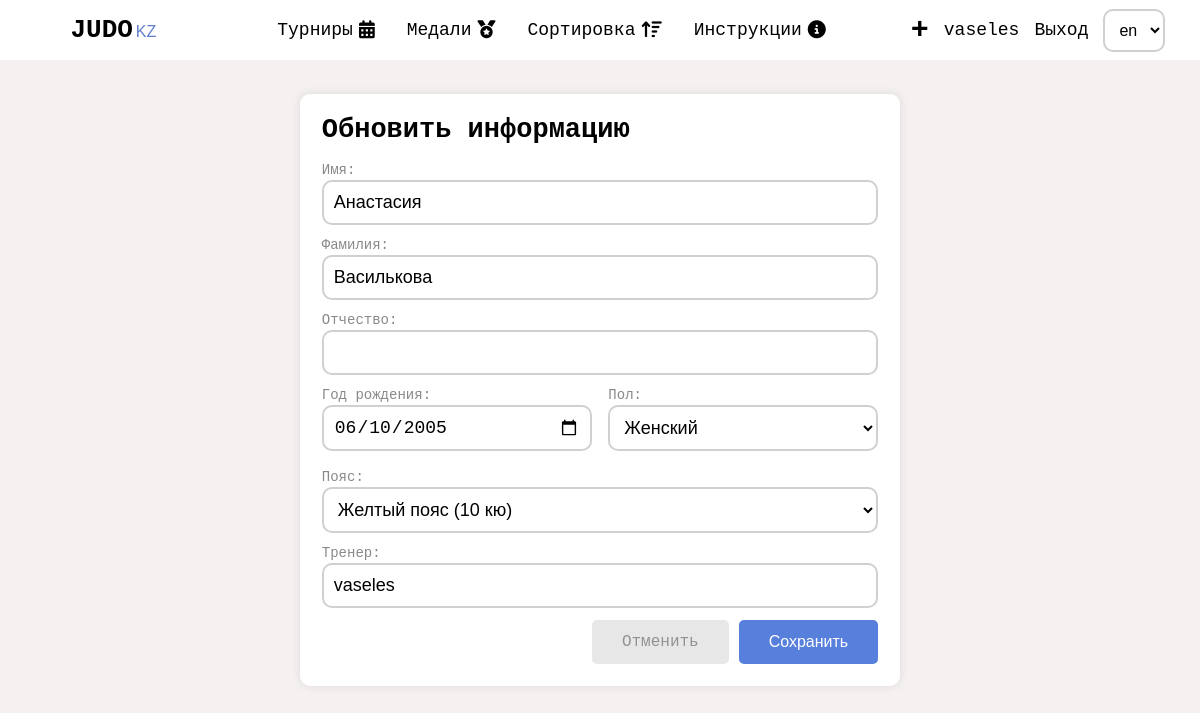
The app's page /en/athletes/28/update (signed in) with its own data.
### base/models.py (models this page shows, shortened)
class Participant(models.Model):
   GENDER = (
      ('Мужской', 'Мужской'),
      ('Женский', 'Женский')
   )
   DISCHARGES = (
      ('Белый пояс (мукю)', 'Белый пояс (мукю)'),
      ('Желтый пояс (10 кю)', 'Желтый пояс (10 кю)'),
      ('Оранжевый пояс (9 кю)', 'Оранжевый пояс (9 кю)'),
      ('Зеленый пояс (8 кю)', 'Зеленый пояс (8 кю)'),
      ('Синий пояс (7 кю)', 'Синий пояс (7 кю)'),
      ('Коричневый пояс (6 кю - 1 кю)', 'Коричневый пояс (6 кю - 1 кю)'),
      ('Черный пояс (1 дан - 10 дан)', 'Черный пояс (1 дан - 10 дан)'),
   )
   user = models.ForeignKey(User, on_delete=models.CASCADE)
   firstName = models.CharField(max_length=100)
   lastName = models.CharField(max_length=100)
   thirdName = models.CharField(max_length=100, blank=True)
   year = models.DateField(null=True)
   discharge = models.CharField(max_length=40, choices=DISCHARGES)
   gender = models.CharField(max_length=10, choices=GENDER)
   coach = models.CharField(max_length=245, blank=True)
   created = models.DateTimeField(auto_now_add=True)
   updated = models.DateTimeField(auto_now=True)

### base/views/athletes.py (the view, shortened to what this page needs)
# urls.py: path('athletes/<int:athlete_id>/update', athletes.update_athlete, name='update_athlete'),
@login_required(login_url='base:login')
def update_athlete(request, athlete_id):
   page_type = 'update_athlete'
   athlete = Participant.objects.get(id=athlete_id)
   if (request.user.profile.userType == 'Админ' or request.user.is_superuser or request.user.profile.userType == 'Секретарь'):
      form = ParticipantForm(instance=athlete)
      context = {
         'page_type': page_type,
         'form': form,
         'athlete': athlete,
      }
      return render(request, 'base/profile/athlete/add_athlete.html', context)
   else:
      messages.error(request, "You don't have permission to create tournament ;)")
      return redirect('base:show_tournaments')

### base/forms.py
class ParticipantForm(ModelForm):
   firstName = CharField(required=True)
   lastName = CharField(required=True)
   year = DateField(widget=DateParticipantInput())
   class Meta:
      model = Participant
      fields = ['firstName', 'lastName', 'thirdName', 'year', 'discharge', 'gender']

### base/templates/base/profile/athlete/add_athlete.html (shortened to what this page needs)
{% load static i18n %}
{% include 'main.html' %}
{% block title %}
<link rel="stylesheet" href="{% static 'css/tournaments/add_new_athlete.css' %}">
<link rel="stylesheet" href="{% static 'css/tournaments/pre__form__tournaments.css' %}">
{% endblock %}
<div class="pre__form__tournaments">
   <div class="form__tournaments">
      <form method="POST" action=''>
         {% if page_type == 'add_new_athlete'  %}
            <h2>{% trans 'Добавить нового спортсмена' %}</h2>
         {% else %}
         <h2>{% trans 'Обновить информацию' %}</h2>
         {% endif %}
         <div class="form__component">
            <label for="">{%  trans 'Имя' %}:</label>
            {{ form.firstName }}
         </div>
         <div class="form__component">
            <label for="">{%  trans 'Фамилия' %}:</label>
            {{ form.lastName }}
         </div>
         <div class="form__component">
            <label for="">{%  trans 'Отчество' %}:</label>
            {{ form.thirdName }}
         </div>
        <div class="form__row">
            <div class="form__component">
               <label for="">{%  trans 'Год рождения' %}:</label>
               {{ form.year }}
            </div>
            <div class="form__component">
               <label for="">{%  trans 'Пол' %}:</label>
               {{ form.gender }}
            </div>
        </div>
         <div class="form__component">
            <label for="">{%  trans 'Пояс' %}:</label>
            {{ form.discharge }}
         </div>
         <div class="form__component">
            <label>{% trans 'Тренер' %}: </label>
            <input
               type="text"
               name="coach"
               class='coach'
               {% if page_type == 'add_new_athlete' %}
                  {% if request.user.profile.fullName %}
                     value="{{request.user.profile.fullName}}"
                     placeholder="{{request.user.profile.fullName}}"
                  {% else %}
                     value="{{request.user.username}}"
                     placeholder="{{request.user.username}}"
                  {% endif %}
               {% else %}
                  placeholder="{{request.user.profile.fullName}}"
                  value = '{{athlete.coach}}'
               {% endif %}
               >
         </div>
         <div class="buttons">
            <a class="btn btn--primary" href="{% url 'base:show_all_athletes' user.username %}">{% trans 'Отменить' %}</a>
            <button type="submit" class="btn btn-primary" id="button">{% trans 'Сохранить' %}</button>
         </div>
      </form>
   </div>
</div>

### templates/header.html (shortened to what this page needs)
{% load static i18n  %}
<header>
   <a href="/" class="link-logo">
      <b>JUDO</b>
      <span>
         <span>KZ</span>
      </span>
   </a>
   <div class="header__center">
      <a href="{% url "base:show_tournaments" %}" class="link">
         {% trans 'Турниры' %}
         <i class="fa-solid fa-calendar-days"></i>
      </a>
      <a href="{% url "base:medals" %}" class="link">
         {% trans 'Медали' %}
         <i class="fa-solid fa-medal"></i>
      </a>
      <a href="{% url "base:sorting" %}" class="link">
         {% trans 'Сортировка' %}
         <i class="fa-solid fa-arrow-up-wide-short"></i>
      </a>
      <a href="{% url "base:instructions" %}" class="link">
         {% trans 'Инструкции' %}
         <i class="fa-solid fa-circle-info"></i>
      </a>
   </div>
   <div class="header__right">
      {% if request.user.is_authenticated  %}
      {% if request.user.profile.userType == 'Админ' or request.user.profile.userType == 'Секретарь' or request.user.is_superuser %}
         <a href="{% url "base:create_tournamets" %}" class="link"
         style="font-size: 30px; font-weight: bold;">
            +
         </a>
      {% endif %}
   <a href="{% url 'base:show_profile' request.user.username %}" class="link">
      {{request.user.username}}
   </a>
   <a href="{% url 'base:logout' %}" class="link">
      {% trans 'Выход' %}
   </a>
{% else %}
   <a href="{% url 'base:registration' %}" class="link">{% trans 'Регистрация' %}</a>
   <a href="{% url 'base:login' %}" class="link">{% trans 'Вход' %}</a>
{% endif %}
   <form action="{% url 'set_language' %}" method="post" id="LanguageForm">{% csrf_token %}
      <select name="language" id="changeLanguage" class='change__language' >
         {% get_current_language as LANGUAGE_CODE %}
         {% get_available_languages as LANGUAGES %}
         {% get_language_info_list for LANGUAGES as languages %}
         {% for language in languages %}
            <option value="{{ language.code }}"{% if language.code == LANGUAGE_CODE %}
                     selected{% endif %}>
                  {{ language.code }}
            </option>
         {% endfor %}
      </select>
   </form>
   </div>
</header>

### static/css/styles.css (style rules this page uses)
* { box-sizing: border-box; padding: 0; margin: 0; text-decoration: none; outline: none; }
body { background-color: var(--white); color: var(--black); font-size: 18px; font-family: monospace; overflow-x: hidden; }
a { transition: all .3s linear; }
header { display: flex; justify-content: space-around; align-items: center; width: 100%; height: 60px; background-color: #fff; z-index: 1000; }
.header__center { display: flex; justify-content: center; align-items: center; }
.header__center a { display: flex; justify-content: center; align-items: center; gap: 6px; transition: all .3s linear; height: 100%; padding: 22px 16px; border-radius: 0 0 5px 5px; }
.header__right { display: flex; justify-content: center; align-items: center; gap: 15px }
header form { background-color: transparent !important; margin: 0; padding: 0; }
#changeLanguage { font-size: 16px; transition: all .3s linear; cursor: pointer; margin-bottom: 0; }
#changeLanguage option { cursor: pointer; padding: 4px ; }
.btn { font-size: 16px; padding: 13px 30px 13px; cursor: pointer; border: none; position: relative; background-color: rgba(0, 0, 0, 0); user-select: none; -webkit-user-select: none; touch-action: manipulation; background-color: var(--lightblue); color: white; border-radius: 5px; transition: all .3s linear; display: flex; justify-content: center; align-items: center; gap: 5px }
a { color: black }
.link { text-decoration: none; color: var(--black); transition: all .3s linear }
.link-logo { color: black; margin-left: 3vw; margin-right: 3vw }
.link-logo b { font-weight: bold; font-size: 26px; }
.link-logo span { font-size: 16px; margin-left: -4px; color: #5f80cd ; font-family:'Lucida Sans', 'Lucida Sans Regular', 'Lucida Grande', 'Lucida Sans Unicode', Geneva, Verdana, sans-serif; }
.form__row { display: flex; justify-content: space-between; align-items: center; width: 100%; margin-bottom: 6px; gap: 3%; }
.form__component { display: flex; justify-content: center; align-items: start; flex-direction: column; width: 100%; margin-bottom: 6px; }
.form__component label { font-size: 14px; color: rgb(20,20,20,.5); transition: all .3s linear; margin-bottom: 2px; }
.form__component input, select, textarea { width: 100%; padding: 10px 10px; font-size: 18px; margin-bottom: 6px; min-width: 100%; background-color: #fff; border: 2px solid rgb(20,20,20,.2); border-radius: 10px; transition: all .3s linear; }
.btn--primary { background-color: rgb(20,20,20, .1); color: rgb(20,20,20,.4); }

### static/css/tournaments/add_new_athlete.css (style rules this page uses)
.form__tournaments { background-color: white; border-radius: 10px; box-shadow: 0 0 10px 0px rgb(20,20,20,.1); padding: 5%; }
.form__tournaments form .buttons { display: flex; justify-content: flex-end; align-items: center; gap: 10px; }
.form__tournaments form { padding: 10px !important; }
h2 { margin-bottom: 3%; }

### static/css/tournaments/pre__form__tournaments.css (style rules this page uses)
.pre__form__tournaments { display: flex; justify-content: center; align-items: center; flex-direction: column; padding: 10px; width: 100%; }
.form__tournaments { display: flex; justify-content: center; align-items: center; flex-direction: column; width: 100%; max-width: 600px; padding: 1%; margin: 2% 0; }
form { width: 100%; }
label { color: rgb(20, 20, 20, .6); }
input { background-color: white; padding: 10px; width: 100%; border-radius: 6px; margin-bottom: 10px; }

### static/css/variables.css (style rules this page uses)
:root { --white: #F6F1F1; --lightblue: #577fdc; --gold: #FBD46D; --black: #000000; }

### records on screen
Participant: firstName "Анастасия", lastName "Василькова", year "06/10/2005", gender "Женский", discharge "Желтый пояс (10 кю)", coach "vaseles"

### other values on screen
{{ request.user.username }} "vaseles"
form field language "en"
